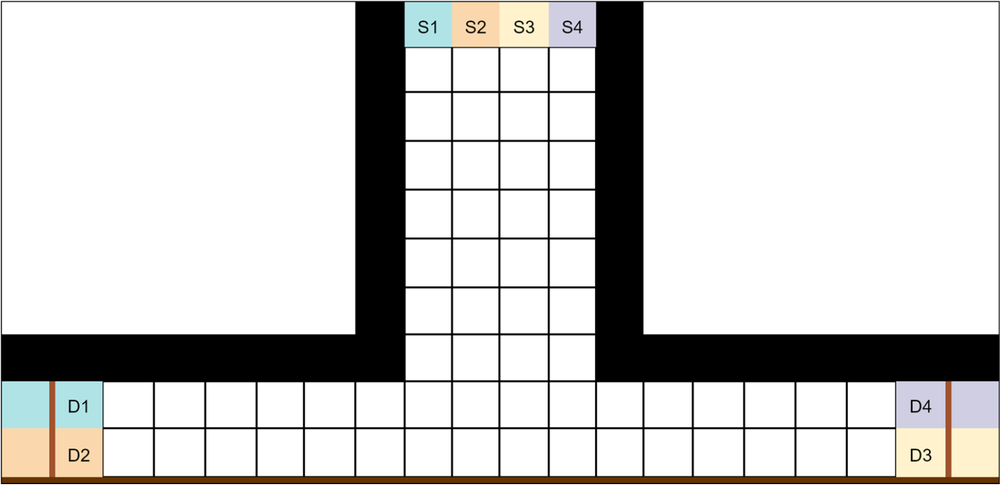
#> input picture sample.png, 1000 x 486 px, shrunk from 1598 x 776 before the run
$ python cv.py
#> lines starting #> are read from the running program, lines starting #| are printed output that depends on the picture; after the words box and inside, x2 and y2 are one past the last pixel; in counts of white or black regions, pixels touching at a corner belong together
import cv2
import matplotlib.pyplot as plt
import numpy as np


frame=cv2.imread("./sample.png")
#> frame is the input picture: shape (486, 1000, 3); mean B, G, R 204.3, 205.8, 206.6
hsv = cv2.cvtColor(frame, cv2.COLOR_BGR2HSV)
#> hsv: shape (486, 1000, 3); mean H, S, V 4.3, 7.2, 207.6
lower_blue = np.array([60, 35, 140])
upper_blue = np.array([180, 255, 255])
mask = cv2.inRange(hsv, lower_blue, upper_blue)
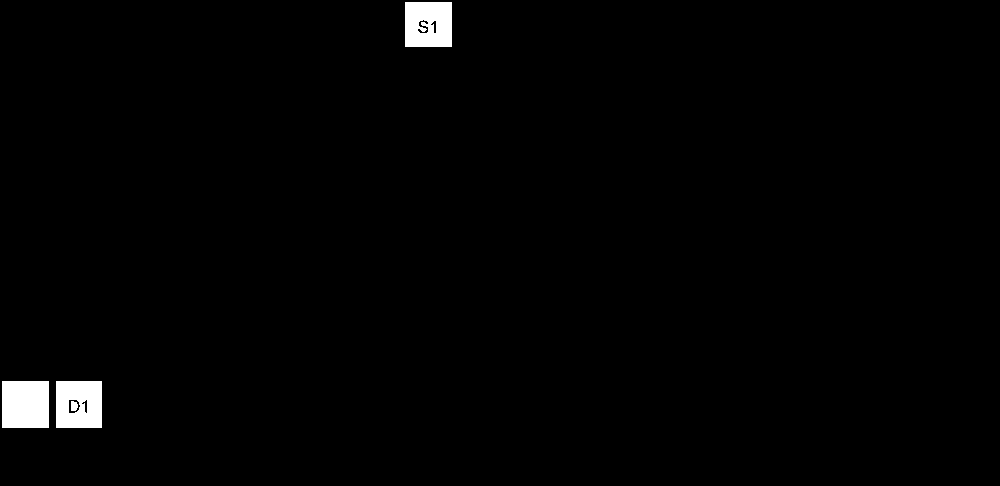
#> mask: shape (486, 1000); 1.3% white; 4 white regions, box (x1, y1, x2, y2) and area: (2, 381, 49, 428) 2209, (405, 2, 452, 47) 2030, (56, 381, 102, 428) 2012, (71, 401, 78, 411) 60
result = cv2.bitwise_and(frame, frame, mask = mask)
plt.imshow(frame)
plt.show()
plt.imshow(mask)
plt.show()
plt.imshow(result)
plt.show()
